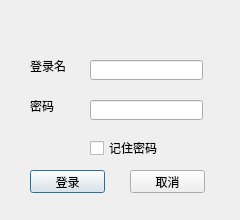
<?xml version="1.0" encoding="UTF-8"?>
<ui version="4.0">
 <class>LoginDialog</class>
 <widget class="QDialog" name="LoginDialog">
  <property name="geometry">
   <rect>
    <x>0</x>
    <y>0</y>
    <width>240</width>
    <height>220</height>
   </rect>
  </property>
  <property name="windowTitle">
   <string>登录</string>
  </property>
  <widget class="QLabel" name="txtUid">
   <property name="geometry">
    <rect>
     <x>30</x>
     <y>60</y>
     <width>54</width>
     <height>12</height>
    </rect>
   </property>
   <property name="text">
    <string>登录名</string>
   </property>
  </widget>
  <widget class="QLabel" name="txtPassword">
   <property name="geometry">
    <rect>
     <x>30</x>
     <y>100</y>
     <width>54</width>
     <height>12</height>
    </rect>
   </property>
   <property name="text">
    <string>密码</string>
   </property>
  </widget>
  <widget class="QLineEdit" name="edtUid">
   <property name="geometry">
    <rect>
     <x>90</x>
     <y>60</y>
     <width>113</width>
     <height>20</height>
    </rect>
   </property>
  </widget>
  <widget class="QLineEdit" name="edtPassword">
   <property name="geometry">
    <rect>
     <x>90</x>
     <y>100</y>
     <width>113</width>
     <height>20</height>
    </rect>
   </property>
   <property name="contextMenuPolicy">
    <enum>Qt::DefaultContextMenu</enum>
   </property>
   <property name="layoutDirection">
    <enum>Qt::LeftToRight</enum>
   </property>
   <property name="echoMode">
    <enum>QLineEdit::Password</enum>
   </property>
  </widget>
  <widget class="QPushButton" name="btnLogin">
   <property name="geometry">
    <rect>
     <x>30</x>
     <y>170</y>
     <width>75</width>
     <height>23</height>
    </rect>
   </property>
   <property name="text">
    <string>登录</string>
   </property>
  </widget>
  <widget class="QPushButton" name="btnCancel">
   <property name="geometry">
    <rect>
     <x>130</x>
     <y>170</y>
     <width>75</width>
     <height>23</height>
    </rect>
   </property>
   <property name="text">
    <string>取消</string>
   </property>
  </widget>
  <widget class="QCheckBox" name="checkRem">
   <property name="geometry">
    <rect>
     <x>90</x>
     <y>140</y>
     <width>131</width>
     <height>16</height>
    </rect>
   </property>
   <property name="text">
    <string>记住密码</string>
   </property>
  </widget>
 </widget>
 <tabstops>
  <tabstop>edtUid</tabstop>
  <tabstop>edtPassword</tabstop>
  <tabstop>checkRem</tabstop>
  <tabstop>btnLogin</tabstop>
  <tabstop>btnCancel</tabstop>
 </tabstops>
 <resources/>
 <connections>
  <connection>
   <sender>btnCancel</sender>
   <signal>clicked()</signal>
   <receiver>LoginDialog</receiver>
   <slot>close()</slot>
   <hints>
    <hint type="sourcelabel">
     <x>167</x>
     <y>161</y>
    </hint>
    <hint type="destinationlabel">
     <x>119</x>
     <y>99</y>
    </hint>
   </hints>
  </connection>
 </connections>
 <slots>
  <slot>login()</slot>
 </slots>
</ui>
